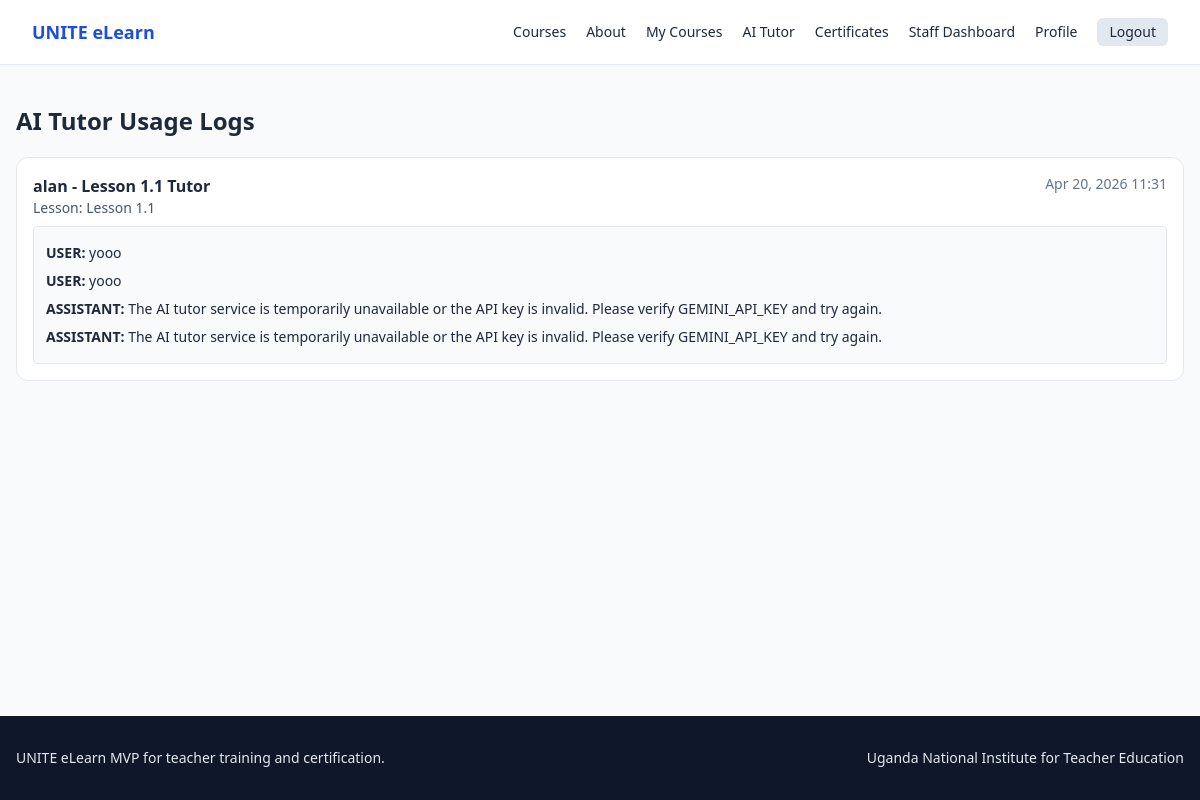
The page /dashboard/ai-logs/ (signed in) on the database as committed earlier.
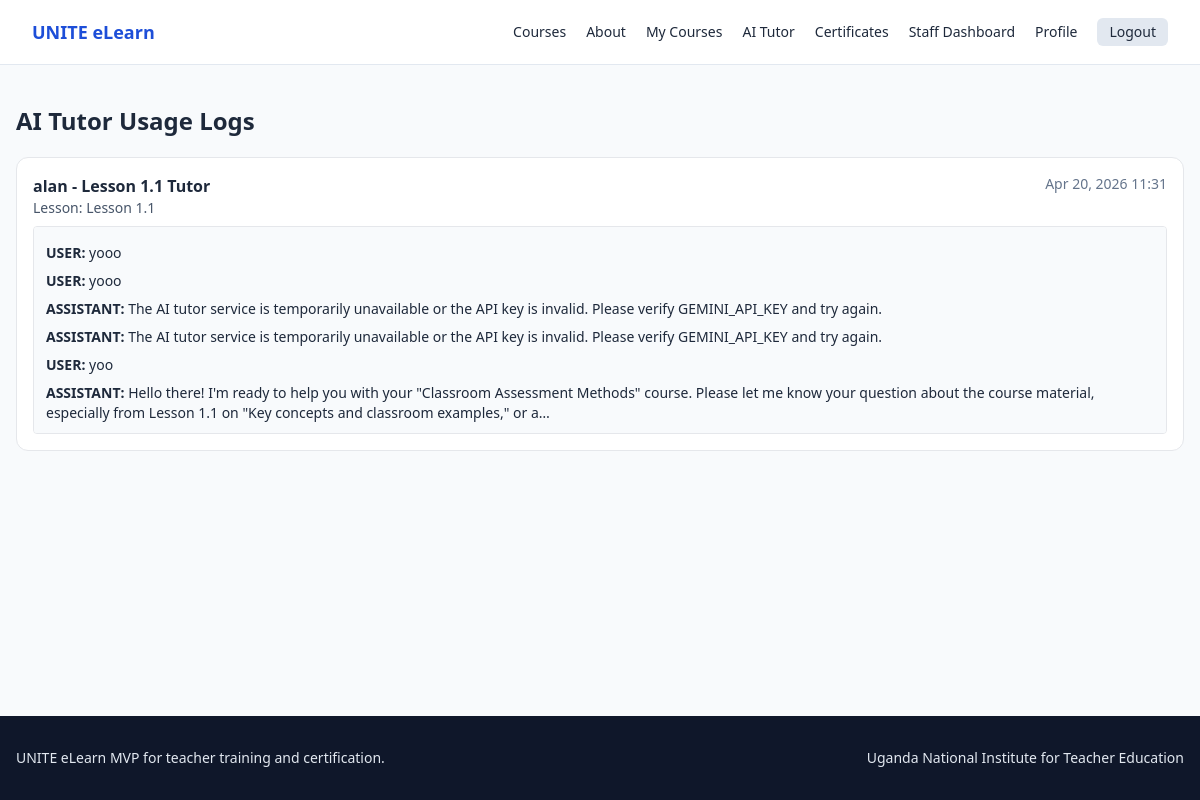
The same page on the database as committed later.
### ai_tutor/models.py (models this page shows, shortened)
class ChatSession(models.Model):
    user = models.ForeignKey(User, on_delete=models.CASCADE, related_name="chat_sessions")
    course = models.ForeignKey(Course, on_delete=models.SET_NULL, null=True, blank=True, related_name="chat_sessions")
    lesson = models.ForeignKey(Lesson, on_delete=models.SET_NULL, null=True, blank=True, related_name="chat_sessions")
    title = models.CharField(max_length=255, blank=True)
    created_at = models.DateTimeField(auto_now_add=True)
    updated_at = models.DateTimeField(auto_now=True)
    class Meta:
        ordering = ["-updated_at"]

class ChatMessage(models.Model):
    ROLE_USER = "user"
    ROLE_ASSISTANT = "assistant"
    ROLE_SYSTEM = "system"
    ROLE_CHOICES = [
        (ROLE_USER, "User"),
        (ROLE_ASSISTANT, "Assistant"),
        (ROLE_SYSTEM, "System"),
    ]
    session = models.ForeignKey(ChatSession, on_delete=models.CASCADE, related_name="messages")
    role = models.CharField(max_length=20, choices=ROLE_CHOICES)
    message = models.TextField()
    created_at = models.DateTimeField(auto_now_add=True)
    class Meta:
        ordering = ["created_at"]

### courses/models.py (models this page shows, shortened)
class Lesson(models.Model):
    TYPE_VIDEO = "video"
    TYPE_READING = "reading"
    TYPE_ASSIGNMENT = "assignment"
    TYPE_CHOICES = [
        (TYPE_VIDEO, "Video"),
        (TYPE_READING, "Reading"),
        (TYPE_ASSIGNMENT, "Assignment"),
    ]
    module = models.ForeignKey(Module, on_delete=models.CASCADE, related_name="lessons")
    title = models.CharField(max_length=255)
    order = models.PositiveIntegerField(default=1)
    lesson_type = models.CharField(max_length=20, choices=TYPE_CHOICES, default=TYPE_READING)
    duration_minutes = models.PositiveIntegerField(null=True, blank=True)
    content = models.TextField()
    summary = models.TextField(blank=True)
    ai_summary = models.TextField(blank=True)
    ai_keywords = models.TextField(blank=True)
    video_url = models.URLField(blank=True)
    downloadable_material_url = models.URLField(blank=True)
    class Meta:
        ordering = ["module", "order", "id"]

### dashboard/views.py (the view)
# urls.py: path("dashboard/ai-logs/", views.ai_logs_view, name="ai-logs"),
@staff_required
def ai_logs_view(request):
    sessions = ChatSession.objects.select_related("user", "course", "lesson").prefetch_related("messages")
    return render(request, "dashboard/ai_logs.html", {"sessions": sessions})

### dashboard/templates/dashboard/ai_logs.html (shortened to what this page needs)
{% extends 'base.html' %}
{% block content %}
<div class="max-w-7xl mx-auto px-4 py-10">
    <h1 class="text-2xl font-bold mb-5">AI Tutor Usage Logs</h1>
    <div class="space-y-4">
        {% for session in sessions %}
            <div class="bg-white border rounded-xl p-4">
                <div class="flex justify-between mb-2">
                    <div>
                        <p class="font-semibold">{{ session.user.username }} - {{ session.title|default:'Session' }}</p>
                        <p class="text-sm text-slate-600">{% if session.lesson %}Lesson: {{ session.lesson.title }}{% elif session.course %}Course: {{ session.course.title }}{% else %}General{% endif %}</p>
                    </div>
                    <p class="text-sm text-slate-500">{{ session.updated_at|date:"M d, Y H:i" }}</p>
                </div>
                <div class="bg-slate-50 border rounded p-3 max-h-52 overflow-y-auto text-sm">
                    {% for message in session.messages.all %}
                        <p class="py-1"><span class="font-semibold uppercase">{{ message.role }}:</span> {{ message.message|truncatechars:220 }}</p>
                    {% empty %}
                        <p class="text-slate-500">No messages in this session.</p>
                    {% endfor %}
                </div>
            </div>
        {% empty %}
            <div class="bg-white border rounded-xl p-6">No AI logs yet.</div>
        {% endfor %}
    </div>
</div>
{% endblock %}

Rows that differ between the two databases and show on the page:
added ChatMessage: role "USER", message "yoo"
added ChatMessage: role "ASSISTANT", message "Hello there! I'm ready to help you with your \"Classroom Assessment Methods\" course. Please let me know your question about the course material, especially from Lesson 1.1 on \"Key concepts and classroom examples,\" or a…"
